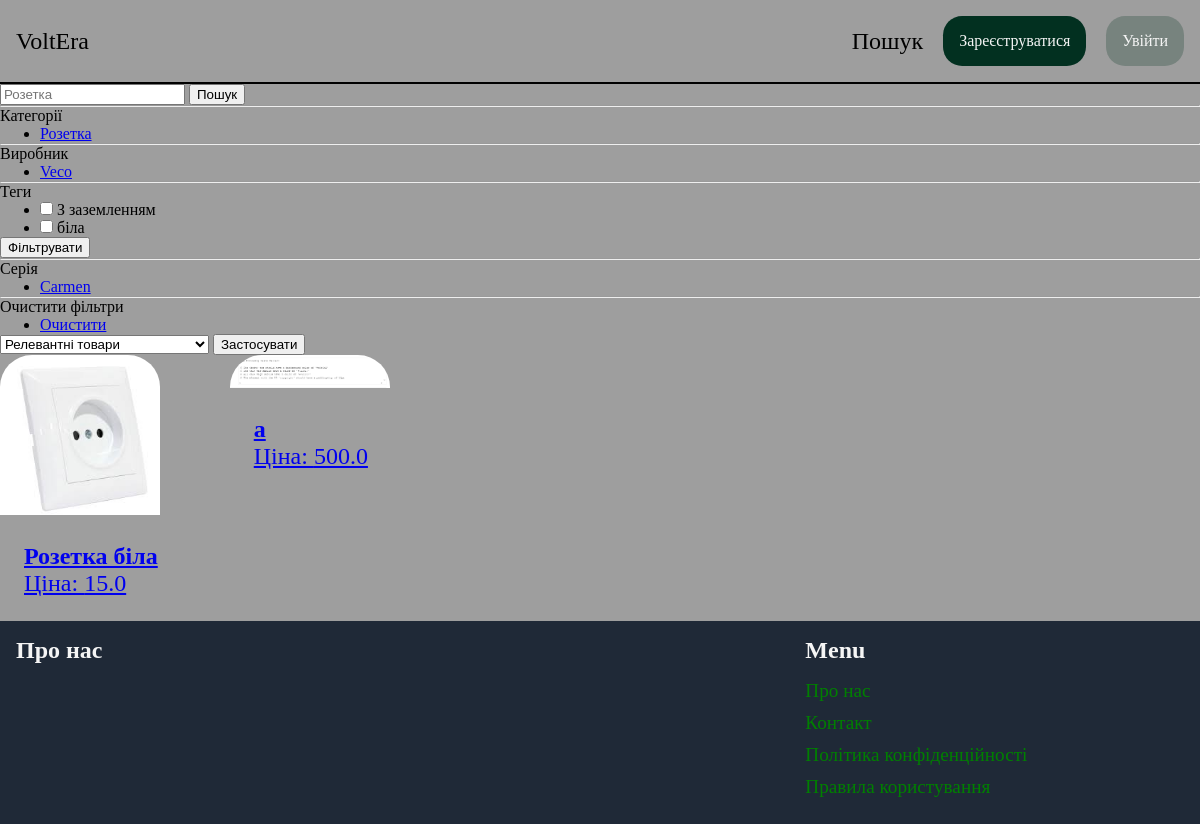
The app's page /items/ with its own data.
### item/models.py (models this page shows, shortened)
class Category(models.Model):
    name= models.CharField(max_length=255)
    class Meta:
        ordering=('name',)
        verbose_name_plural = 'Категорії'

class Producer(models.Model):
    name= models.CharField(max_length=255)
    class Meta:
        ordering=('name',)
        verbose_name_plural = 'Виробники'

class Teg(models.Model):
    name= models.CharField(max_length=255)
    class Meta:
        ordering=('name',)
        verbose_name_plural = 'Тег'

class Seria(models.Model):
    name= models.CharField(max_length=255)
    class Meta:
        ordering=('name',)
        verbose_name_plural = 'Серія'

class Item(models.Model):
    image = models.ImageField(upload_to='item_images',blank=True)
    name = models.CharField(max_length=255)
    desctiption = models.TextField(blank=True, null=True)
    is_sold= models.BooleanField(default=False)
    count = models.IntegerField(validators=[MinValueValidator(0)])
    category = models.ForeignKey(Category,related_name='items',on_delete=models.SET_NULL, null=True)
    producer = models.ForeignKey(Producer,related_name='items',on_delete=models.SET_NULL, null=True)
    seria= models.ForeignKey(Seria,related_name='items',on_delete=models.SET_NULL, null=True)
    tegs = models.ManyToManyField(Teg, related_name='items', blank=True, null=True)
    price = models.FloatField()
    class Meta:
        ordering=('name',)
        verbose_name_plural = 'Товари'

### item/views.py (the view)
# urls.py: path('',views.items,name='items'),
def items(request):
    items = Item.objects.filter(is_sold=False)
    category_id = request.GET.get('category', 0)
    category_id = int(category_id) if category_id else 0
    producer_id = request.GET.get('producer', 0)
    producer_id = int(producer_id) if producer_id else 0
    seria_id = request.GET.get('seria', 0)
    seria_id = int(seria_id) if seria_id else 0
    teg_ids = request.GET.getlist('teg')
    if teg_ids and isinstance(teg_ids, str):
        teg_ids = teg_ids.split(',')
    tegs = Teg.objects.all()
    query = request.GET.get('query', '')
    sort_by = request.GET.get('sort_by', 'relevance')
    if category_id:
        items = items.filter(category_id=category_id)
    if producer_id:
        items = items.filter(producer_id=producer_id)
    if teg_ids:
        if teg_ids and teg_ids[0] != '':
            teg_ids = list(map(int, teg_ids))
            items = items.filter(tegs__id__in=teg_ids).distinct()
    if seria_id:
        items = items.filter(seria_id=seria_id)
    if query:
        items = items.filter(Q(name__icontains=query))
    if sort_by == 'price_asc':
        items = items.order_by('price')
    elif sort_by == 'price_desc':
        items = items.order_by('-price')
    elif sort_by == 'relevance':
        pass
    categories = Category.objects.all()
    producers = Producer.objects.all()
    serias = Seria.objects.all()
    return render(request, 'item/items.html', {
        'items': items,
        'query': query,
        'categories': categories,
        'producers': producers,
        'tegs': tegs,
        'serias': serias,
        'category_id': category_id,
        'producer_id': producer_id,
        'teg_ids': teg_ids,
        'seria_id': seria_id,
        'sort_by': sort_by,
    })

### item/templates/item/items.html (shortened to what this page needs)
{% extends 'core/base.html' %}
{% block content %}
    <div>
        <div>
            <form method="get" action="{% url 'item:items' %}">
                <input name="query" type="text" value="{{ query }}" placeholder="Розетка">
                <button>Пошук</button>
            </form>
            <hr>
            <p>Категорії</p>
            <ul>
                {% for category in categories %}
                <li class="{% if category.id == category_id %} selected {% endif %}">
                    <a href="{% url 'item:items' %}?query={{ query }}&category={{ category.id }}&sort_by={{ sort_by }}">{{ category.name }}</a>
                </li>
                {% endfor %}
            </ul>
            <hr>
            <p>Виробник</p>
            <ul>
                {% for prod in producers %}
                <li class="{% if prod.id == producer_id %} selected {% endif %}">
                    <a href="{% url 'item:items' %}?query={{ query }}&producer={{ prod.id }}&sort_by={{ sort_by }}">{{ prod.name }}</a>
                </li>
                {% endfor %}
            </ul>
            <hr>
            <p>Теги</p>
            <form method="get" action="{% url 'item:items' %}">
                <ul>
                    {% for t in tegs %}
                    <li>
                        <input type="checkbox" name="teg" value="{{ t.id }}" {% if t.id in teg_ids %}checked{% endif %}>
                        {{ t.name }}
                    </li>
                    {% endfor %}
                </ul>
                <button type="submit">Фільтрувати</button>
            </form>
            <hr>
            <p>Серія</p>
            <ul>
                {% for s in serias %}
                <li class="{% if s.id == seria_id %} selected {% endif %}">
                    <a href="{% url 'item:items' %}?query={{ query }}&seria={{ s.id }}&sort_by={{ sort_by }}">{{ s.name }}</a>
                </li>
                {% endfor %}
            </ul>
            <hr>
            <p>Очистити фільтри</p>
            <ul>
                <li><a href="{% url 'item:items' %}">Очистити</a></li>
            </ul>
        </div>
        <div>
            <form method="get" action="{% url 'item:items' %}">
                <select name="sort_by">
                    <option value="relevance" {% if sort_by == 'relevance' %}selected{% endif %}>Релевантні товари</option>
                </select>
                <button type="submit">Застосувати</button>
            </form>
            <div class="Front-page-div-item">
                {% for item in items %}
                    <div>
                        <a href="{% url 'item:detail' item.id %}">
                            <div>
                                <img src="{{ item.image.url }}" class="rounded-image">
                            </div>
                            <div class="down-item">
                                <h2 class="text-size">{{ item.name }}</h2>
                                <p class="text-size">Ціна: {{item.price}}</p>
                            </div>
                        </a>
                    </div>
                {% endfor %}
        </div>
    </div>
{% endblock %}

### core/static/css/styles.css (style rules this page uses)
:root { --BORDER-COLOR:gray; --BORDER-SIZE:2px; --TEXT-SIZE:1.5rem; --PADDING:1rem; --BG-COLOR: rgb(31 41 55); --TEXT-COLOR: whitesmoke; }
* { margin: 0; }
.text-size { font-size: var(--TEXT-SIZE); }
.rounded-image { border-top-left-radius: 2rem; border-top-right-radius: 2rem; width: 10rem; }
.down-item { padding: 1.5rem; border-bottom-left-radius: 0.75rem; }
.body-stle-main { background-color: #9E9E9E; }
.Front-page-div-item { display: flex; flex-wrap: wrap; gap: 4%; }

### records on screen
Category: name "Розетка"
Producer: name "Veco"
Teg: name "З заземленням"
Teg: name "біла"
Seria: name "Carmen"
Item: image (picture), name "Розетка біла", price "15.0"
Item: image (picture), name "а", price "500.0"
